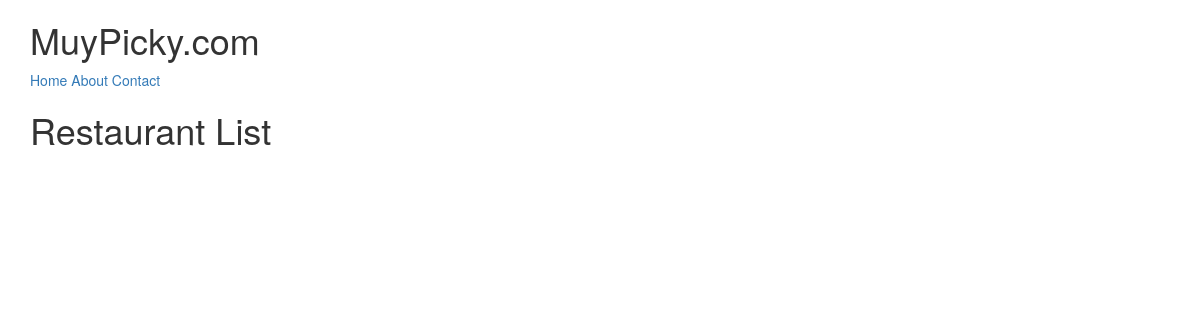
/restaurants/, run on an earlier commit of the app's database.
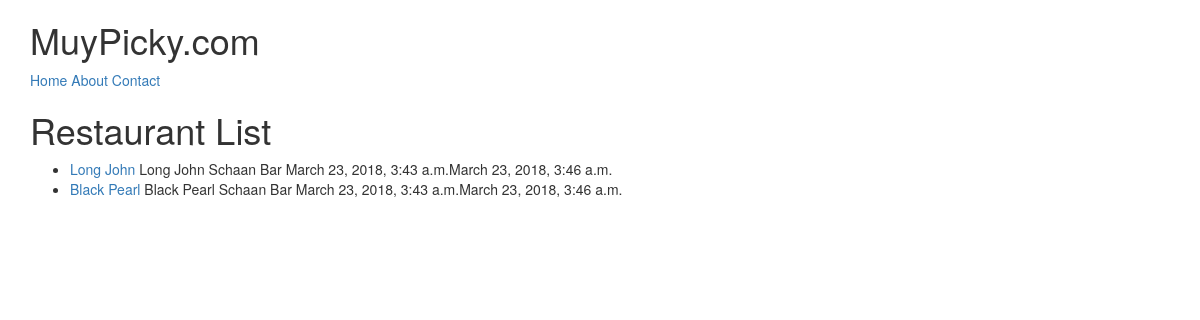
And on a later commit of the database.
### restaurants/models.py (models this page shows, shortened)
class RestaurantLocation(models.Model):
    name         = models.CharField(max_length=120)
    location     = models.CharField(max_length=120, null=True, blank=True)
    category     = models.CharField(max_length=120, null=True, blank=False)
    timestamp    = models.DateTimeField(auto_now_add=True)
    updated      = models.DateTimeField(auto_now=True)
    slug         = models.SlugField(unique=True)
    def __str__(self):
        return self.name

### restaurants/views.py (the view)
# urls.py: url(r'^restaurants/$', RestaurantListView.as_view()),
class RestaurantListView(ListView):
    def get_queryset(self):
        slug = self.kwargs.get("slug")
        if slug:
            queryset = RestaurantLocation.objects.filter(
            Q(category__iexact=slug) |
            Q(category__icontains=slug)
            )
        else:
            queryset = RestaurantLocation.objects.all()
        return queryset

### restaurants/templates/restaurants/restaurantlocation_list.html (shortened to what this page needs)
{% extends "base.html" %}
{% block content %}
<h1>Restaurant List</h1>
<ul>
  {% for obj in object_list %}
<li><a href="/restaurants/{{ obj.slug }}/">{{ obj }}</a> {{ obj.name }} {{ obj.location }} {{ obj.category }} {{ obj.timestamp }}{{ obj.updated }}</li>
{% endfor %}
</ul>
{% endblock content %}

What changed in the data, as far as the page shows it:
added RestaurantLocation: name "Long John", location "Schaan", category "Bar", timestamp "March 23, 2018, 3:43 a.m.", updated "March 23, 2018, 3:46 a.m."
added RestaurantLocation: name "Black Pearl", location "Schaan", category "Bar", timestamp "March 23, 2018, 3:43 a.m.", updated "March 23, 2018, 3:46 a.m."
